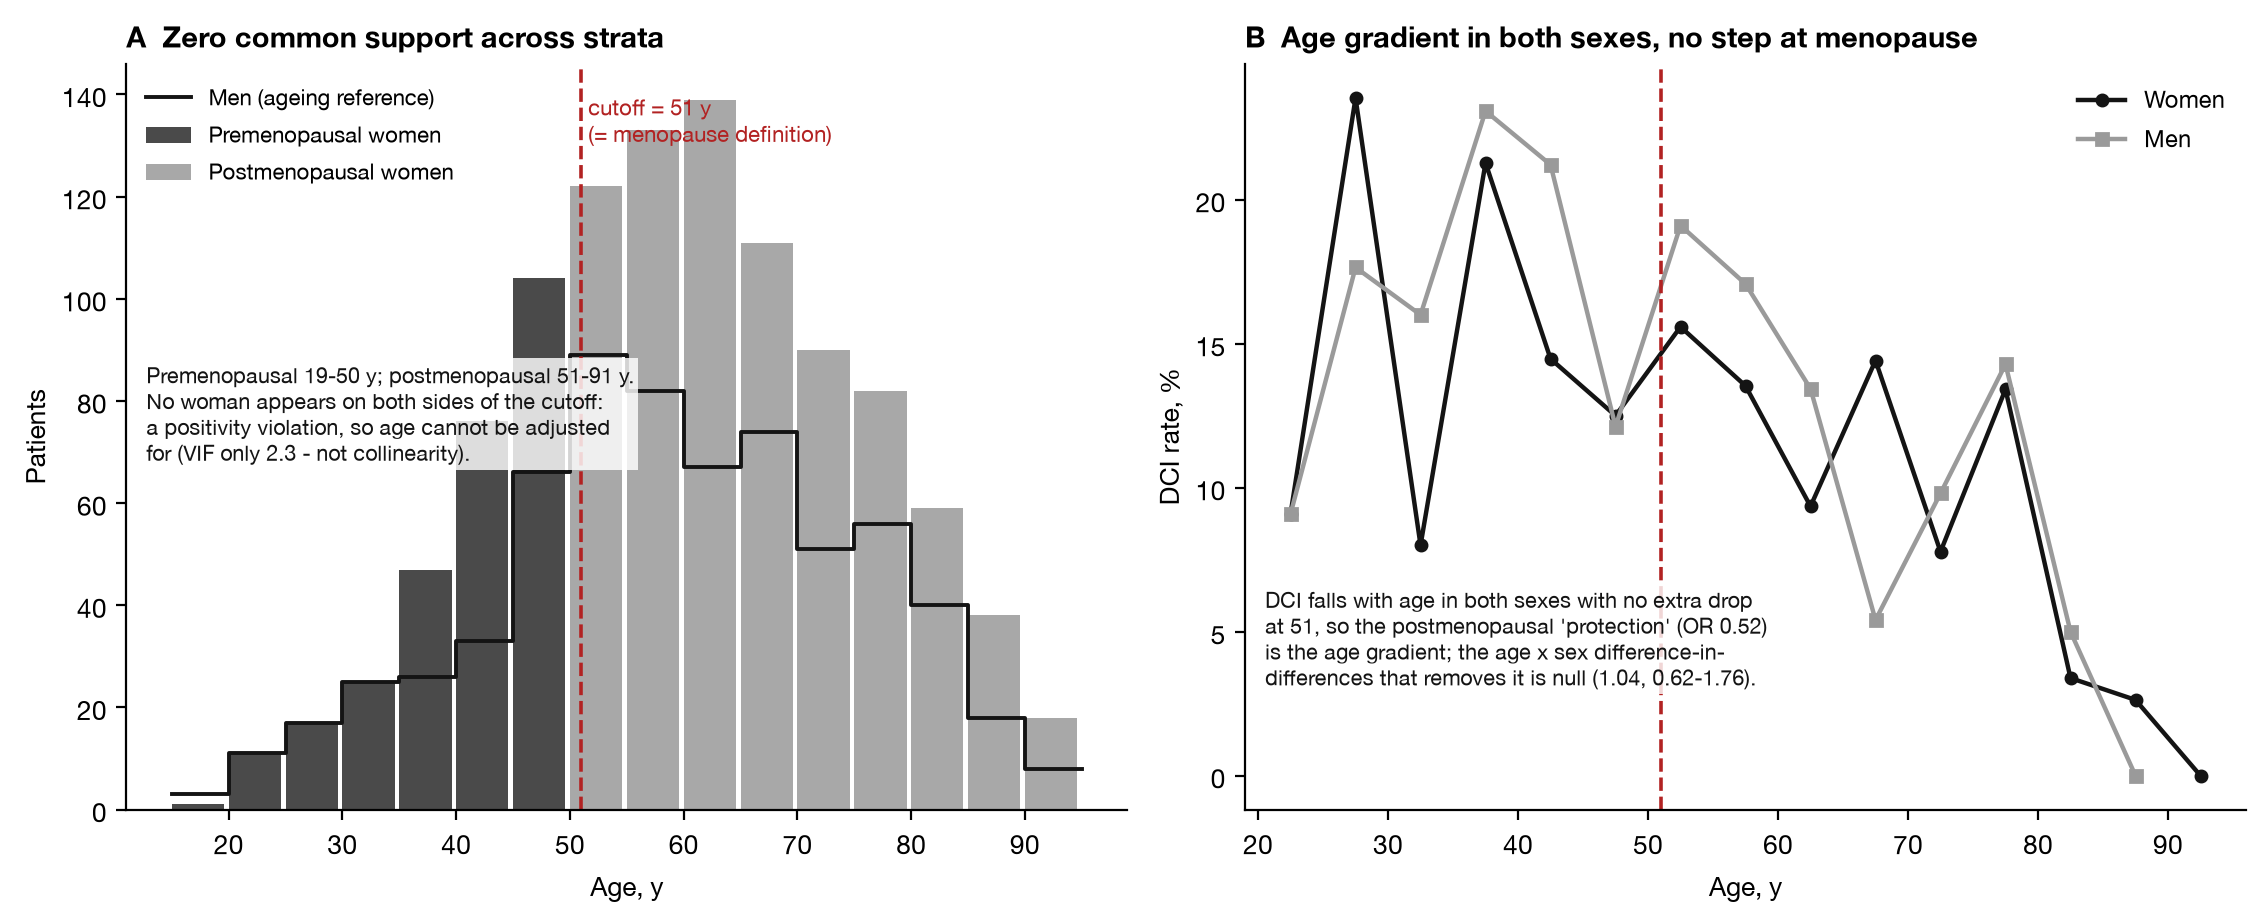

Write the Python code that produced this figure.
"""eFigure. Why the observational menopause contrast is not identifiable.

(A) Age distribution by group: premenopausal and postmenopausal women occupy
    disjoint age ranges (zero common support), while men span the whole range and
    supply the ageing reference for the difference-in-differences. A positivity
    violation, not a collinearity problem (VIF is only ~2.3).
(B) Delayed cerebral ischaemia rate by age in women and men: DCI falls with age in
    BOTH sexes with no menopause-specific step at 51, so the apparent postmenopausal
    "protection" (OR 0.52) is the shared age gradient; the age x sex difference-in-
    differences that removes it is null (OR-ratio 1.04).

Reads the aggregate exports icu/outputs/{age_overlap.csv, age_dci_by_sex.csv, vif.json}.
"""
from pathlib import Path
import json

import matplotlib
matplotlib.use("Agg")
import numpy as np
import pandas as pd
import matplotlib.pyplot as plt

plt.rcParams.update({"font.family": ["Helvetica Neue", "Arial"], "font.size": 9.5})
INK = "#141414"; PRE = "#4a4a4a"; POST = "#a8a8a8"; MEN = "#141414"; ACC = "#b22222"

ROOT = Path(__file__).resolve().parents[0].parent
OUT = ROOT / "icu" / "outputs"
ov = pd.read_csv(OUT / "age_overlap.csv")
dci = pd.read_csv(OUT / "age_dci_by_sex.csv")
vif = json.loads((OUT / "vif.json").read_text())

fig, (axA, axB) = plt.subplots(1, 2, figsize=(11.4, 4.7))

# ---- Panel A: age distribution by group ----
x = ov["age_lo"].values
w = 4.6
axA.bar(x, ov["premenopausal"], width=w, align="edge", color=PRE, label="Premenopausal women")
axA.bar(x, ov["postmenopausal"], width=w, align="edge", color=POST, label="Postmenopausal women")
axA.step(np.append(x, x[-1] + 5), np.append(ov["men"], ov["men"].iloc[-1]),
         where="post", color=MEN, lw=1.4, label="Men (ageing reference)")
axA.axvline(51, color=ACC, ls="--", lw=1.3)
axA.text(51.6, axA.get_ylim()[1] * 0.96, "cutoff = 51 y\n(= menopause definition)",
         color=ACC, fontsize=8, va="top")
axA.set_xlabel("Age, y"); axA.set_ylabel("Patients")
axA.set_title("A  Zero common support across strata", loc="left", fontsize=10.5, fontweight="bold")
axA.legend(frameon=False, fontsize=8, loc="upper left")
axA.text(0.02, 0.60,
         "Premenopausal 19-50 y; postmenopausal 51-91 y.\n"
         "No woman appears on both sides of the cutoff:\n"
         "a positivity violation, so age cannot be adjusted\n"
         f"for (VIF only {vif['model_with_age']['VIF']['post']} - not collinearity).",
         transform=axA.transAxes, fontsize=7.8, color=INK, va="top",
         bbox=dict(facecolor="white", alpha=0.82, edgecolor="none", pad=1.5))
for s in ("top", "right"):
    axA.spines[s].set_visible(False)

# ---- Panel B: DCI rate vs age, by sex ----
for lab, mk, col in [("women", "o", INK), ("men", "s", "#9a9a9a")]:
    d = dci[dci["sexlab"] == lab].sort_values("age_lo")
    axB.plot(d["age_lo"] + 2.5, d["rate"] * 100, marker=mk, color=col, lw=1.6,
             ms=4, label=lab.capitalize())
axB.axvline(51, color=ACC, ls="--", lw=1.3)
axB.set_xlabel("Age, y"); axB.set_ylabel("DCI rate, %")
axB.set_title("B  Age gradient in both sexes, no step at menopause", loc="left",
              fontsize=10.5, fontweight="bold")
axB.legend(frameon=False, fontsize=8.5, loc="upper right")
axB.text(0.02, 0.16,
         "DCI falls with age in both sexes with no extra drop\n"
         "at 51, so the postmenopausal 'protection' (OR 0.52)\n"
         "is the age gradient; the age x sex difference-in-\n"
         "differences that removes it is null (1.04, 0.62-1.76).",
         transform=axB.transAxes, fontsize=7.8, color=INK, va="bottom",
         bbox=dict(facecolor="white", alpha=0.82, edgecolor="none", pad=1.5))
for s in ("top", "right"):
    axB.spines[s].set_visible(False)

fig.tight_layout()
fig.savefig(ROOT / "figures" / "overlap_nonidentifiability.png", dpi=200,
            bbox_inches="tight", facecolor="white")
print("saved figures/overlap_nonidentifiability.png")
